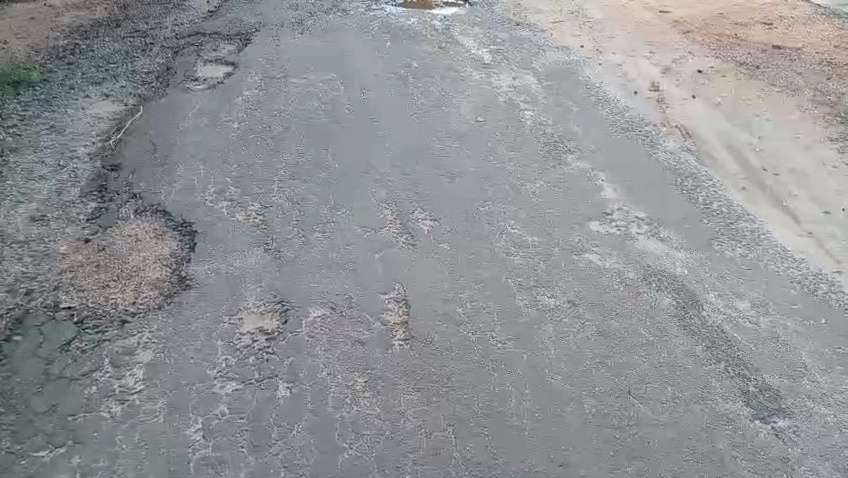
#> input picture Frames/frame_1.jpg, 848 x 478 px, found by its file name; its folder holds only this picture in this run
$ jupyter execute member1_enhancement.ipynb
#> lines starting #> are read from the running program, lines starting #| are printed output that depends on the picture; long printed decimals are rounded
[cell 1]
import cv2
import numpy as np
import matplotlib.pyplot as plt
import os

frames_path = "C:/Users/HomePC/OneDrive/Desktop/enhancement/Frames/Frames"
output_folder = "Member1_Output/"
os.makedirs(output_folder, exist_ok=True)

frame_files = sorted(
    [f for f in os.listdir(frames_path)
     if f.startswith("frame_") and f.endswith(".jpg")],
    key=lambda x: int(x.split("_")[1].split(".")[0])
)

print("Total Frames Found:", len(frame_files))

[cell 2]
img = cv2.imread(os.path.join(frames_path, frame_files[0]))
#> img is the input picture: shape (478, 848, 3); mean B, G, R 150.1, 147, 144.4
gray = cv2.cvtColor(img, cv2.COLOR_BGR2GRAY)

# Save grayscale example
plt.figure()
plt.imshow(gray, cmap='gray')
plt.title("Grayscale Image")
plt.axis("off")
plt.savefig(os.path.join(output_folder, "grayscale_example.jpg"))
plt.close()

# Save histogram before filtering
plt.figure()
plt.hist(gray.ravel(), bins=256)
plt.title("Histogram Before Filtering")
plt.xlabel("Pixel Intensity")
plt.ylabel("Frequency")
plt.savefig(os.path.join(output_folder, "histogram_before.jpg"))
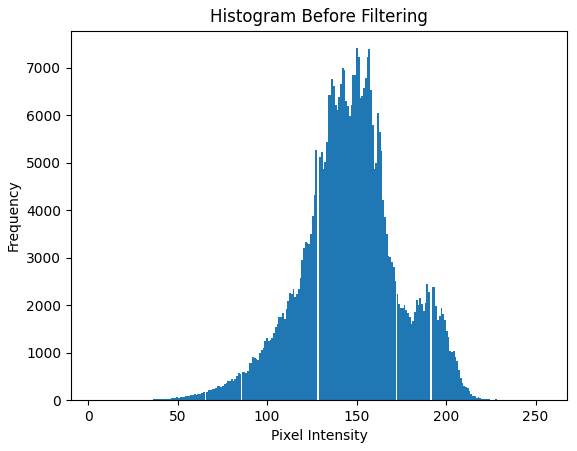
#> figure drawn by matplotlib, 1 panel; tallest bar 7415 high, from x = 149.7 to 150.7
plt.close()

print("Mean Intensity:", np.mean(gray))
#| Mean Intensity: 146.521
print("Standard Deviation:", np.std(gray))
#| Standard Deviation: 27.616

[cell 3]
gaussian = cv2.GaussianBlur(gray, (5,5), 0)
median = cv2.medianBlur(gray, 5)
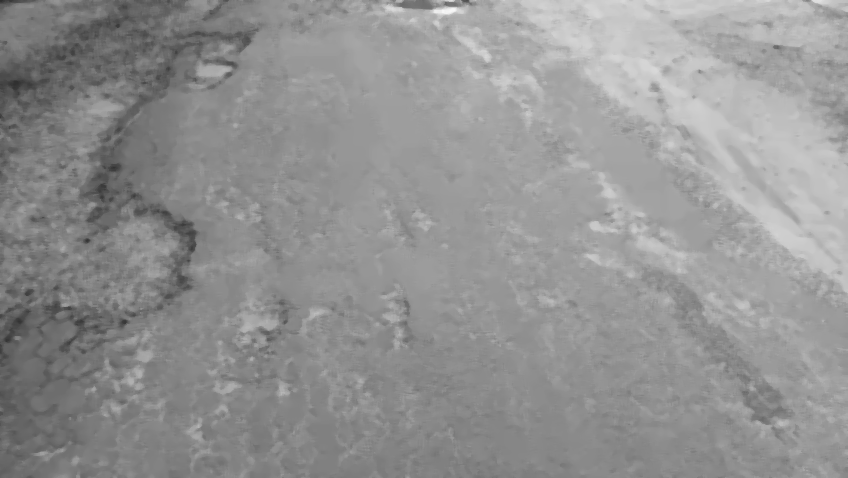
#> median: shape (478, 848); min 46, max 246, mean 146.6

# Save comparison image
comparison = np.hstack((gray, gaussian, median))
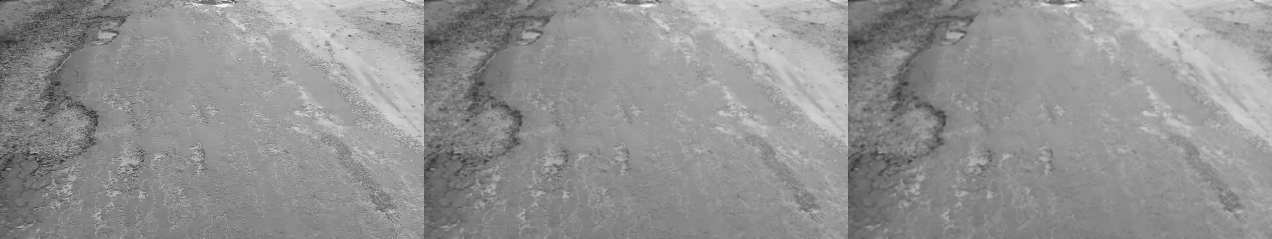
#> comparison: shape (478, 2544) (shown at 1/2 size); min 3, max 255, mean 146.6
cv2.imwrite(os.path.join(output_folder, "comparison_example.jpg"), comparison)

# Save histograms after filtering
plt.figure()
plt.hist(gaussian.ravel(), bins=256)
plt.title("Histogram After Gaussian")
plt.savefig(os.path.join(output_folder, "histogram_gaussian.jpg"))
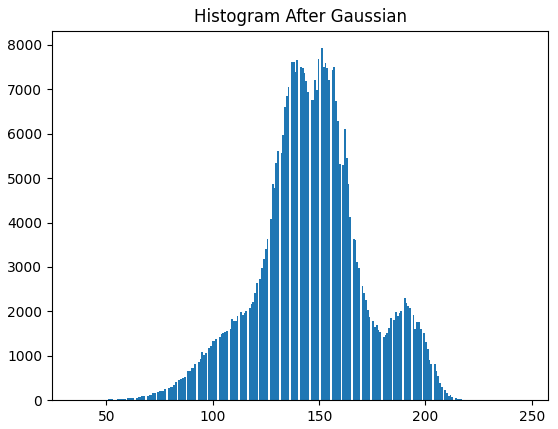
#> figure drawn by matplotlib, 1 panel; tallest bar 7925 high, from x = 150.9 to 151.8
plt.close()

plt.figure()
plt.hist(median.ravel(), bins=256)
plt.title("Histogram After Median")
plt.savefig(os.path.join(output_folder, "histogram_median.jpg"))
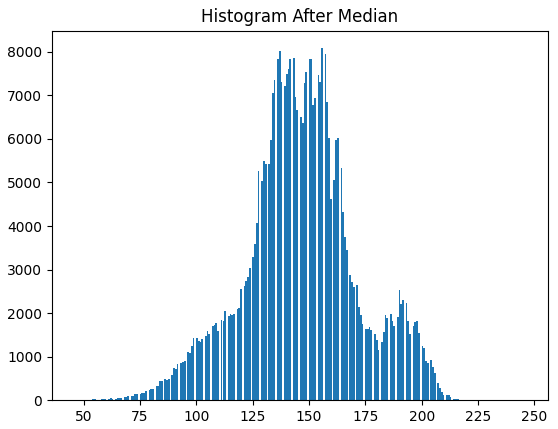
#> figure drawn by matplotlib, 1 panel; tallest bar 8083 high, from x = 155.4 to 156.2
plt.close()

[cell 4]
results = []

for frame_name in frame_files[:30]:

    img = cv2.imread(os.path.join(frames_path, frame_name))
    gray = cv2.cvtColor(img, cv2.COLOR_BGR2GRAY)

    gaussian = cv2.GaussianBlur(gray, (5,5), 0)
    median = cv2.medianBlur(gray, 5)

    # Save filtered images
    cv2.imwrite(os.path.join(output_folder, "gaussian_" + frame_name), gaussian)
    cv2.imwrite(os.path.join(output_folder, "median_" + frame_name), median)

    # Calculate standard deviation
    original_std = np.std(gray)
#> original_std = 27.62
    gaussian_std = np.std(gaussian)
#> gaussian_std = 25.35
    median_std = np.std(median)
#> median_std = 25.13

    results.append([frame_name, original_std, gaussian_std, median_std])

print("Noise removal applied to 30 frames successfully.")

[cell 5]
print("\nNoise Reduction Results (Standard Deviation)")
print("Frame\tOriginal\tGaussian\tMedian")

for r in results:
    print(f"{r[0]}\t{r[1]:.4f}\t\t{r[2]:.4f}\t\t{r[3]:.4f}")
#> this loop made 1 pass
#> r on pass 1: ['frame_1.jpg', 27.62, 25.35, 25.13]
#| frame_1.jpg	27.6163		25.3539		25.1335

avg_original = np.mean([r[1] for r in results])
#> avg_original = 27.62
avg_gaussian = np.mean([r[2] for r in results])
#> avg_gaussian = 25.35
avg_median = np.mean([r[3] for r in results])
#> avg_median = 25.13

print("\nAverage Standard Deviation:")
print("Original:", round(avg_original, 4))
#| Original: 27.6163
print("Gaussian:", round(avg_gaussian, 4))
#| Gaussian: 25.3539
print("Median:", round(avg_median, 4))
#| Median: 25.1335

print("\nFiltered images and analysis saved in Member1_Output folder.")

$ run again, on Frames/frame_105.jpg
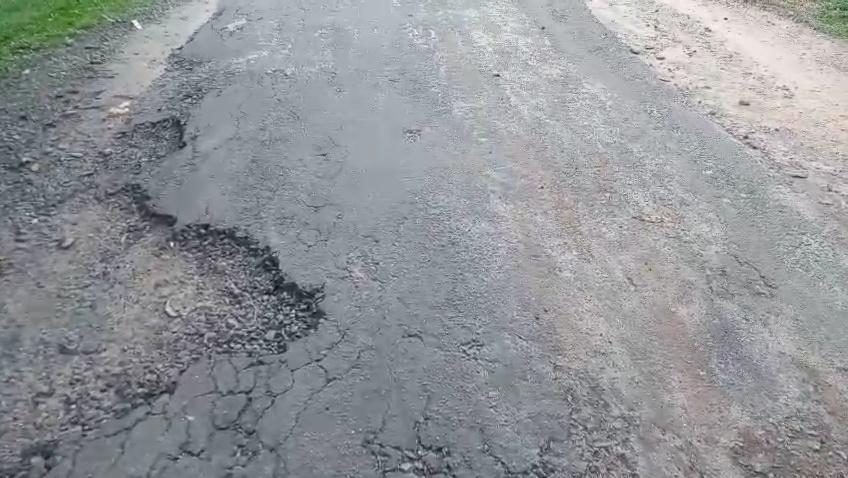
#> input picture Frames/frame_105.jpg, 848 x 478 px, found by its file name
#> img is the input picture: shape (478, 848, 3); mean B, G, R 153.2, 149.4, 146.3
#| Mean Intensity: 148.956
#| Standard Deviation: 32.433
#> `comparison = np.hstack((gray, gaussian, median))`:
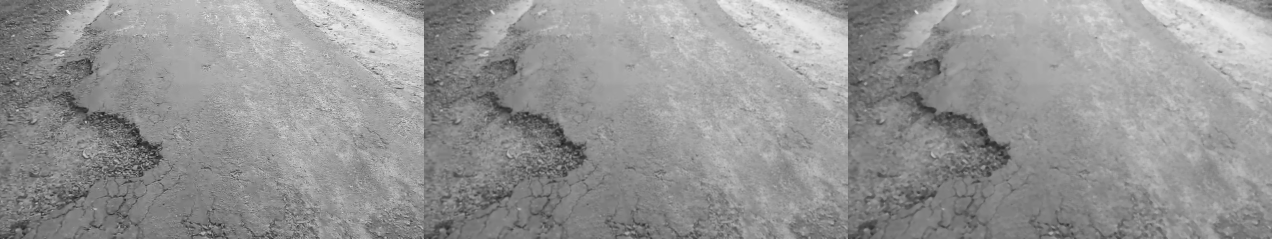
#> comparison: shape (478, 2544) (shown at 1/2 size); min 15, max 253, mean 149.1
#> `plt.savefig(os.path.join(output_folder, "histogram_median.jpg"))`:
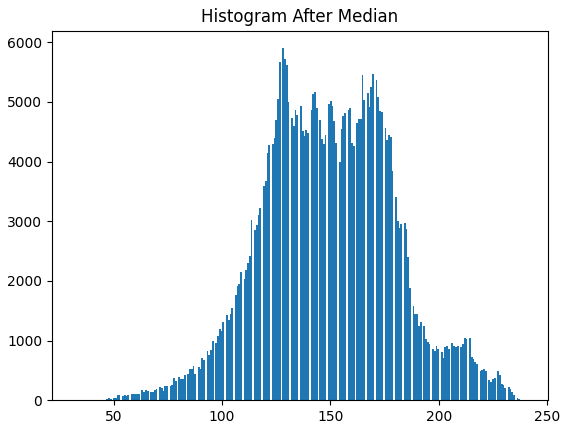
#> figure drawn by matplotlib, 1 panel; tallest bar 5902 high, from x = 127.9 to 128.7
#> original_std = 32.43
#> gaussian_std = 30.27
#> median_std = 30.14
#> the loop `for r in results:` made 1 pass
#> r on pass 1: ['frame_105.jpg', 32.43, 30.27, 30.14]
#> (printed output is left out)
#> avg_original = 32.43
#> avg_gaussian = 30.27
#> avg_median = 30.14
#| Original: 32.4332
#| Gaussian: 30.2701
#| Median: 30.1381

$ run again, on Frames/frame_107.jpg
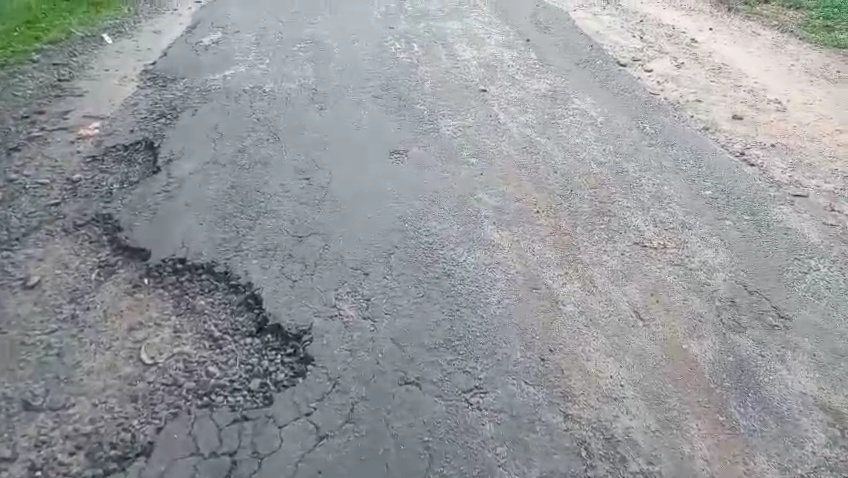
#> input picture Frames/frame_107.jpg, 848 x 478 px, found by its file name
#> img is the input picture: shape (478, 848, 3); mean B, G, R 155.9, 152.4, 149.4
#| Mean Intensity: 151.932
#| Standard Deviation: 32.410
#> `comparison = np.hstack((gray, gaussian, median))`:
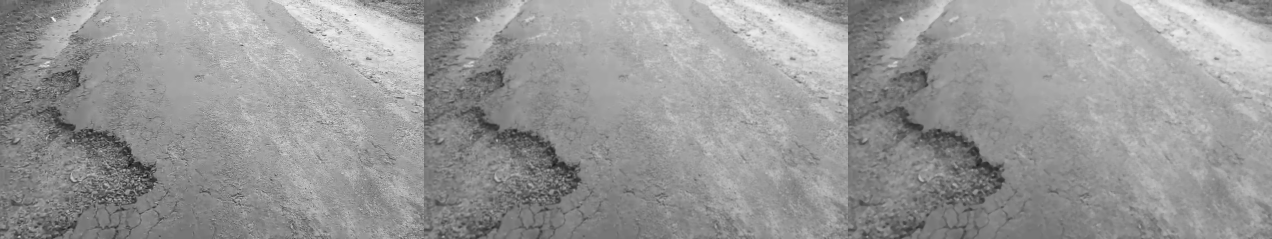
#> comparison: shape (478, 2544) (shown at 1/2 size); min 14, max 253, mean 152.1
#> `plt.savefig(os.path.join(output_folder, "histogram_median.jpg"))`:
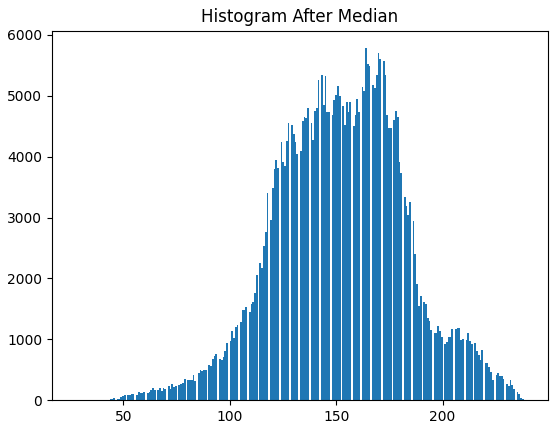
#> figure drawn by matplotlib, 1 panel; tallest bar 5783 high, from x = 163.6 to 164.5
#> original_std = 32.41
#> gaussian_std = 30.51
#> median_std = 30.39
#> the loop `for r in results:` made 1 pass
#> r on pass 1: ['frame_107.jpg', 32.41, 30.51, 30.39]
#> (printed output is left out)
#> avg_original = 32.41
#> avg_gaussian = 30.51
#> avg_median = 30.39
#| Original: 32.4102
#| Gaussian: 30.5092
#| Median: 30.3902

$ run again, on Frames/frame_109.jpg
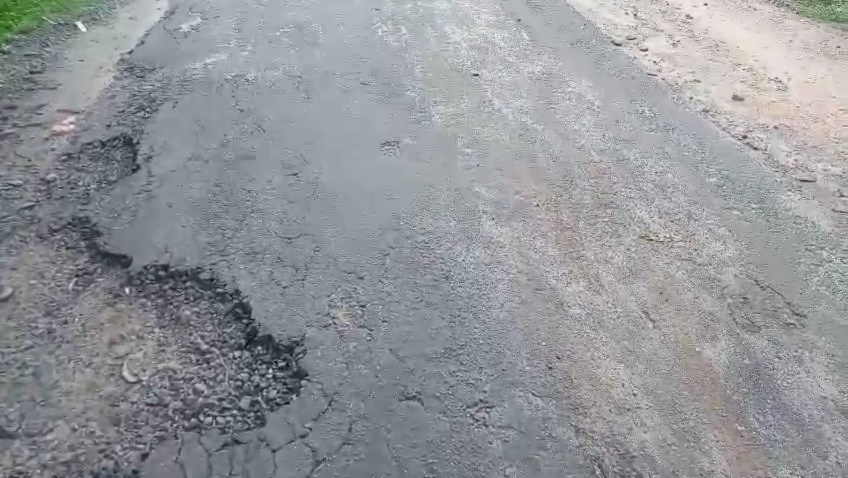
#> input picture Frames/frame_109.jpg, 848 x 478 px, found by its file name
#> img is the input picture: shape (478, 848, 3); mean B, G, R 154.3, 150.2, 147.6
#| Mean Intensity: 149.913
#| Standard Deviation: 31.628
#> `comparison = np.hstack((gray, gaussian, median))`:
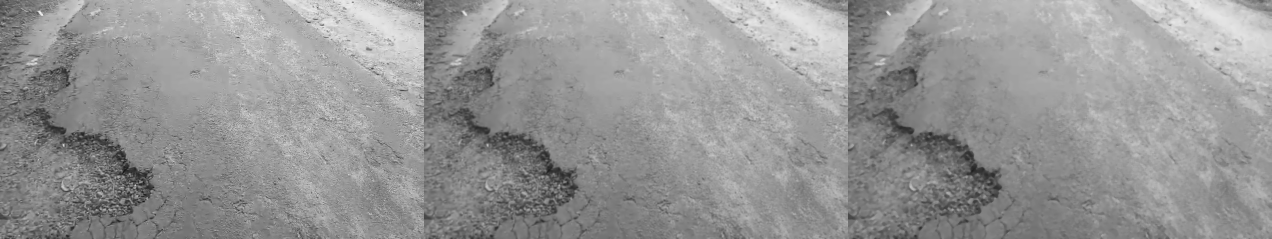
#> comparison: shape (478, 2544) (shown at 1/2 size); min 4, max 253, mean 150
#> `plt.savefig(os.path.join(output_folder, "histogram_median.jpg"))`:
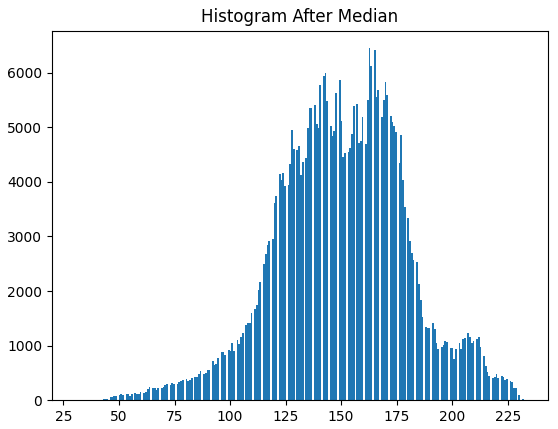
#> figure drawn by matplotlib, 1 panel; tallest bar 6448 high, from x = 162.4 to 163.2
#> original_std = 31.63
#> gaussian_std = 29.53
#> median_std = 29.43
#> the loop `for r in results:` made 1 pass
#> r on pass 1: ['frame_109.jpg', 31.63, 29.53, 29.43]
#> (printed output is left out)
#> avg_original = 31.63
#> avg_gaussian = 29.53
#> avg_median = 29.43
#| Original: 31.6284
#| Gaussian: 29.5316
#| Median: 29.4321
